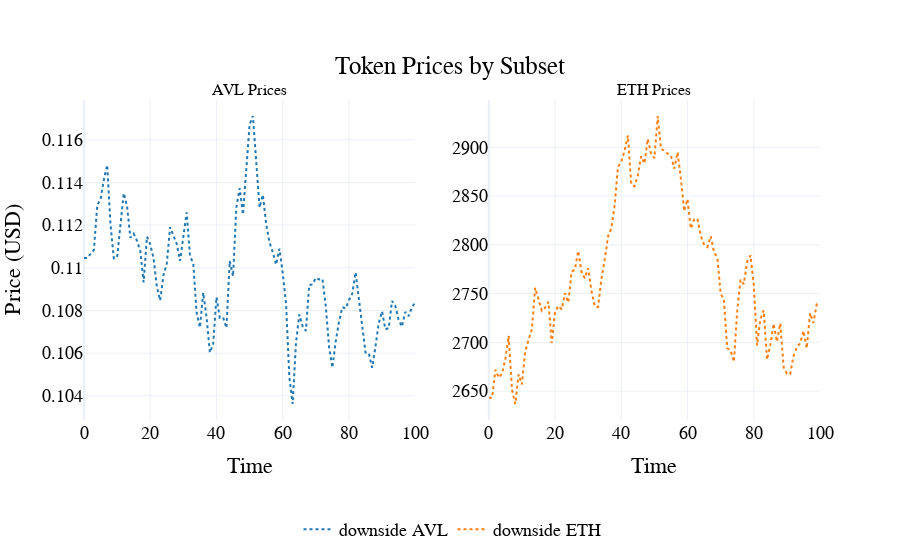

Notebook cell for this chart:
### Code cell
visualizations.plot_token_price_per_subset(
    df[0],
    scenario_names={
        0: "downside",
    }
)

### Figure 1 — Plotly figure (JSON) as saved in the notebook; plotly's stock layout.template omitted (floating-point values rounded to 4 significant figures; data arrays with more than 128 entries replaced by an {"elided": "..."} marker saying what was removed)
{"data": [{"line": {"color": "#1f77b4", "dash": "dot"}, "mode": "lines", "name": "downside AVL", "type": "scatter", "x": {"elided": "601 int values"}, "xaxis": "x", "y": {"elided": "601 float values"}, "yaxis": "y"}, {"line": {"color": "#ff7f0e", "dash": "dot"}, "mode": "lines", "name": "downside ETH", "type": "scatter", "x": {"elided": "601 int values"}, "xaxis": "x2", "y": {"elided": "601 float values"}, "yaxis": "y2"}], "layout": {"annotations": [{"font": {"size": 16}, "showarrow": false, "text": "AVL Prices", "x": 0.225, "xanchor": "center", "xref": "paper", "y": 1, "yanchor": "bottom", "yref": "paper"}, {"font": {"size": 16}, "showarrow": false, "text": "ETH Prices", "x": 0.775, "xanchor": "center", "xref": "paper", "y": 1, "yanchor": "bottom", "yref": "paper"}], "font": {"color": "black", "family": "Arial", "size": 18}, "hovermode": "x unified", "legend": {"font": {"color": "black", "size": 18}, "orientation": "h", "x": 0.5, "xanchor": "center", "y": -0.4, "yanchor": "bottom"}, "paper_bgcolor": "rgba(255, 255, 255, 1)", "plot_bgcolor": "rgba(255, 255, 255, 1)", "title": {"text": "Token Prices by Subset", "x": 0.5, "xanchor": "center", "y": 0.9, "yanchor": "top"}, "xaxis": {"anchor": "y", "domain": [0, 0.45], "title": {"text": "Time"}}, "xaxis2": {"anchor": "y2", "domain": [0.55, 1], "title": {"text": "Time"}}, "yaxis": {"anchor": "x", "domain": [0, 1], "title": {"text": "Price (USD)"}}, "yaxis2": {"anchor": "x2", "domain": [0, 1]}}}
